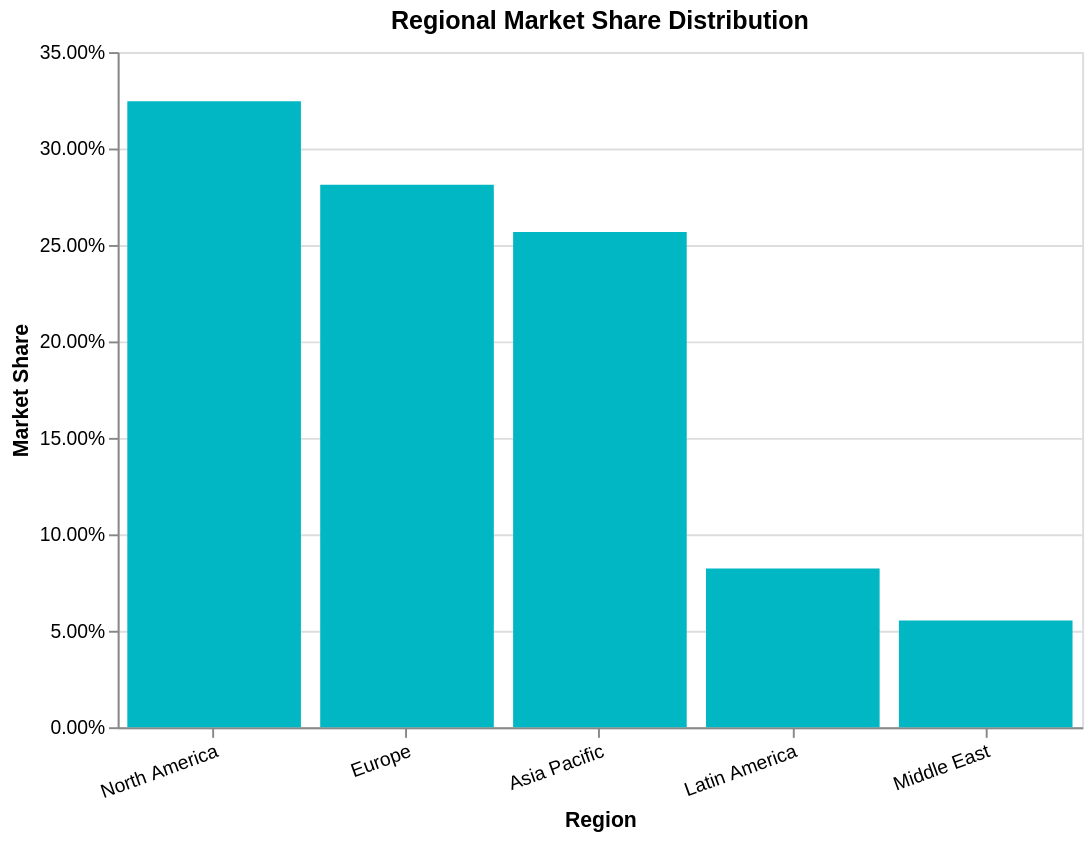

The specification (Vega-Lite) saved for this image:
### Vega-Lite specification from a JSON file in a GitHub repository (floating-point values rounded to 4 significant figures)
{"$schema": "https://vega.github.io/schema/vega-lite/v6.json", "description": "Market share with percentage formatting (2 decimals)", "width": 500, "height": 350, "data": {"values": [{"region": "North America", "market_share": 0.3245}, {"region": "Europe", "market_share": 0.2812}, {"region": "Asia Pacific", "market_share": 0.2567}, {"region": "Latin America", "market_share": 0.0823}, {"region": "Middle East", "market_share": 0.0553}]}, "mark": {"type": "bar", "color": "#00B7C3"}, "encoding": {"x": {"field": "region", "type": "nominal", "sort": {"field": "market_share", "op": "sum", "order": "descending"}, "axis": {"title": "Region", "labelAngle": -20}}, "y": {"field": "market_share", "type": "quantitative", "axis": {"title": "Market Share", "format": ".2%"}}}, "title": "Regional Market Share Distribution"}
